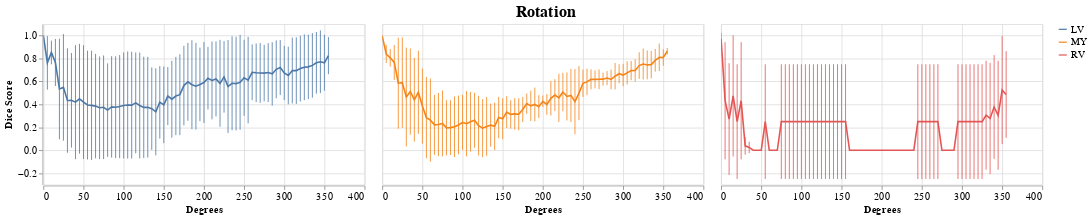
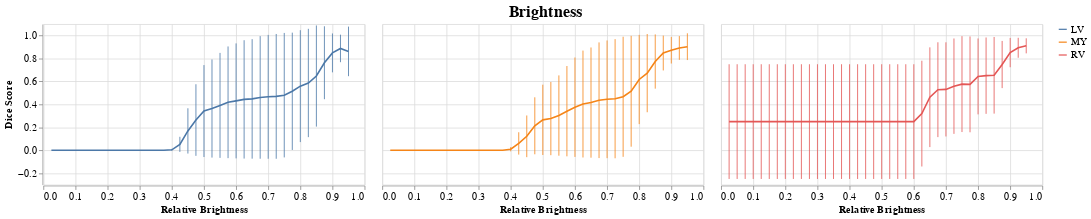
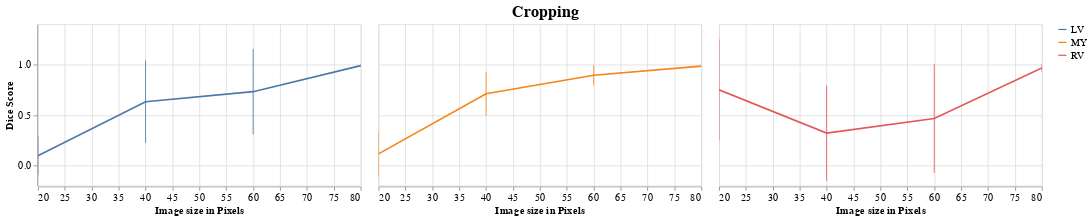
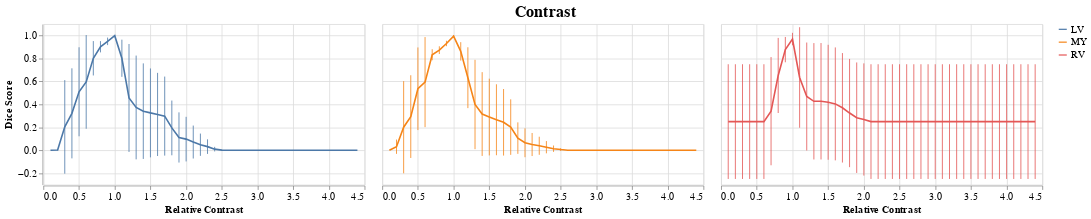

These figures' notebook cell, in order:
### Code cell
plots = plot_batch(results_with_truths, plot_avg_and_errorbars)

### Figure 1 — Vega-Lite specification as saved in the notebook (floating-point values rounded to 4 significant figures; data arrays with more than 128 entries replaced by an {"elided": "..."} marker saying what was removed)
{"config": {"view": {"continuousWidth": 400, "continuousHeight": 300}, "axisX": {"labelFontSize": 13, "titleFontSize": 13}, "axisY": {"labelFontSize": 13, "titleFontSize": 13}, "header": {"labelFontSize": 13, "labels": false, "title": null, "titleFontSize": 25}, "legend": {"labelFontSize": 13, "title": null}, "title": {"anchor": "middle", "fontSize": 20}}, "data": {"name": "data-b265c16c6df8af281fb5ed2e4ae1c3b5"}, "facet": {"column": {"field": "variable", "type": "nominal"}}, "spec": {"layer": [{"mark": "line", "encoding": {"color": {"field": "variable", "type": "nominal"}, "x": {"field": "Degrees", "type": "quantitative"}, "y": {"aggregate": "average", "field": "Dice Score", "type": "quantitative"}}, "height": 200, "selection": {"selector001": {"type": "interval", "bind": "scales", "encodings": ["x", "y"]}}, "width": 400}, {"mark": {"type": "errorbar", "extent": "stdev"}, "encoding": {"color": {"field": "variable", "type": "nominal"}, "x": {"field": "Degrees", "type": "quantitative"}, "y": {"field": "Dice Score", "type": "quantitative"}}}]}, "title": "Rotation", "$schema": "https://vega.github.io/schema/vega-lite/v4.17.0.json", "datasets": {"data-b265c16c6df8af281fb5ed2e4ae1c3b5": {"elided": "864 records"}}}

### Figure 2 — Vega-Lite specification as saved in the notebook (floating-point values rounded to 4 significant figures; data arrays with more than 128 entries replaced by an {"elided": "..."} marker saying what was removed)
{"config": {"view": {"continuousWidth": 400, "continuousHeight": 300}, "axisX": {"labelFontSize": 13, "titleFontSize": 13}, "axisY": {"labelFontSize": 13, "titleFontSize": 13}, "header": {"labelFontSize": 13, "labels": false, "title": null, "titleFontSize": 25}, "legend": {"labelFontSize": 13, "title": null}, "title": {"anchor": "middle", "fontSize": 20}}, "data": {"name": "data-3359a9c46a81742c03dda986305cfadc"}, "facet": {"column": {"field": "variable", "type": "nominal"}}, "spec": {"layer": [{"mark": "line", "encoding": {"color": {"field": "variable", "type": "nominal"}, "x": {"field": "Relative Brightness", "type": "quantitative"}, "y": {"aggregate": "average", "field": "Dice Score", "type": "quantitative"}}, "height": 200, "selection": {"selector002": {"type": "interval", "bind": "scales", "encodings": ["x", "y"]}}, "width": 400}, {"mark": {"type": "errorbar", "extent": "stdev"}, "encoding": {"color": {"field": "variable", "type": "nominal"}, "x": {"field": "Relative Brightness", "type": "quantitative"}, "y": {"field": "Dice Score", "type": "quantitative"}}}]}, "title": "Brightness", "$schema": "https://vega.github.io/schema/vega-lite/v4.17.0.json", "datasets": {"data-3359a9c46a81742c03dda986305cfadc": {"elided": "456 records"}}}

### Figure 3 — Vega-Lite specification as saved in the notebook (floating-point values rounded to 4 significant figures)
{"config": {"view": {"continuousWidth": 400, "continuousHeight": 300}, "axisX": {"labelFontSize": 13, "titleFontSize": 13}, "axisY": {"labelFontSize": 13, "titleFontSize": 13}, "header": {"labelFontSize": 13, "labels": false, "title": null, "titleFontSize": 25}, "legend": {"labelFontSize": 13, "title": null}, "title": {"anchor": "middle", "fontSize": 20}}, "data": {"name": "data-9f14f0d4f545ff81111a97fac923e9ef"}, "facet": {"column": {"field": "variable", "type": "nominal"}}, "spec": {"layer": [{"mark": "line", "encoding": {"color": {"field": "variable", "type": "nominal"}, "x": {"field": "Image size in Pixels", "type": "quantitative"}, "y": {"aggregate": "average", "field": "Dice Score", "type": "quantitative"}}, "height": 200, "selection": {"selector003": {"type": "interval", "bind": "scales", "encodings": ["x", "y"]}}, "width": 400}, {"mark": {"type": "errorbar", "extent": "stdev"}, "encoding": {"color": {"field": "variable", "type": "nominal"}, "x": {"field": "Image size in Pixels", "type": "quantitative"}, "y": {"field": "Dice Score", "type": "quantitative"}}}]}, "title": "Cropping", "$schema": "https://vega.github.io/schema/vega-lite/v4.17.0.json", "datasets": {"data-9f14f0d4f545ff81111a97fac923e9ef": [{"Image size in Pixels": 20, "variable": "LV", "Dice Score": 0.0}, {"Image size in Pixels": 40, "variable": "LV", "Dice Score": 0.8186}, {"Image size in Pixels": 60, "variable": "LV", "Dice Score": 0.9239}, {"Image size in Pixels": 80, "variable": "LV", "Dice Score": 0.9992}, {"Image size in Pixels": 20, "variable": "LV", "Dice Score": 0.3873}, {"Image size in Pixels": 40, "variable": "LV", "Dice Score": 0.8644}, {"Image size in Pixels": 60, "variable": "LV", "Dice Score": 0.9375}, {"Image size in Pixels": 80, "variable": "LV", "Dice Score": 0.9919}, {"Image size in Pixels": 20, "variable": "LV", "Dice Score": 0.0}, {"Image size in Pixels": 40, "variable": "LV", "Dice Score": 0.8246}, {"Image size in Pixels": 60, "variable": "LV", "Dice Score": 0.9682}, {"Image size in Pixels": 80, "variable": "LV", "Dice Score": 0.9979}, {"Image size in Pixels": 20, "variable": "LV", "Dice Score": 0.0}, {"Image size in Pixels": 40, "variable": "LV", "Dice Score": 0.0198}, {"Image size in Pixels": 60, "variable": "LV", "Dice Score": 0.09524}, {"Image size in Pixels": 80, "variable": "LV", "Dice Score": 0.97}, {"Image size in Pixels": 20, "variable": "MY", "Dice Score": 0.0}, {"Image size in Pixels": 40, "variable": "MY", "Dice Score": 0.86}, {"Image size in Pixels": 60, "variable": "MY", "Dice Score": 0.9695}, {"Image size in Pixels": 80, "variable": "MY", "Dice Score": 0.9865}, {"Image size in Pixels": 20, "variable": "MY", "Dice Score": 0.4573}, {"Image size in Pixels": 40, "variable": "MY", "Dice Score": 0.8372}, {"Image size in Pixels": 60, "variable": "MY", "Dice Score": 0.947}, {"Image size in Pixels": 80, "variable": "MY", "Dice Score": 0.9926}, {"Image size in Pixels": 20, "variable": "MY", "Dice Score": 0.0}, {"Image size in Pixels": 40, "variable": "MY", "Dice Score": 0.7522}, {"Image size in Pixels": 60, "variable": "MY", "Dice Score": 0.9127}, {"Image size in Pixels": 80, "variable": "MY", "Dice Score": 0.9895}, {"Image size in Pixels": 20, "variable": "MY", "Dice Score": 0.0}, {"Image size in Pixels": 40, "variable": "MY", "Dice Score": 0.3922}, {"Image size in Pixels": 60, "variable": "MY", "Dice Score": 0.7478}, {"Image size in Pixels": 80, "variable": "MY", "Dice Score": 0.9691}, {"Image size in Pixels": 20, "variable": "RV", "Dice Score": 0.0}, {"Image size in Pixels": 40, "variable": "RV", "Dice Score": 0.2812}, {"Image size in Pixels": 60, "variable": "RV", "Dice Score": 0.8598}, {"Image size in Pixels": 80, "variable": "RV", "Dice Score": 0.9245}, {"Image size in Pixels": 20, "variable": "RV", "Dice Score": 1.0}, {"Image size in Pixels": 40, "variable": "RV", "Dice Score": 0.0}, {"Image size in Pixels": 60, "variable": "RV", "Dice Score": 0.0}, {"Image size in Pixels": 80, "variable": "RV", "Dice Score": 0.9412}, {"Image size in Pixels": 20, "variable": "RV", "Dice Score": 1.0}, {"Image size in Pixels": 40, "variable": "RV", "Dice Score": 0.0}, {"Image size in Pixels": 60, "variable": "RV", "Dice Score": 0.0}, {"Image size in Pixels": 80, "variable": "RV", "Dice Score": 1.0}, {"Image size in Pixels": 20, "variable": "RV", "Dice Score": 1.0}, {"Image size in Pixels": 40, "variable": "RV", "Dice Score": 1.0}, {"Image size in Pixels": 60, "variable": "RV", "Dice Score": 1.0}, {"Image size in Pixels": 80, "variable": "RV", "Dice Score": 1.0}]}}

### Figure 4 — Vega-Lite specification as saved in the notebook (floating-point values rounded to 4 significant figures; data arrays with more than 128 entries replaced by an {"elided": "..."} marker saying what was removed)
{"config": {"view": {"continuousWidth": 400, "continuousHeight": 300}, "axisX": {"labelFontSize": 13, "titleFontSize": 13}, "axisY": {"labelFontSize": 13, "titleFontSize": 13}, "header": {"labelFontSize": 13, "labels": false, "title": null, "titleFontSize": 25}, "legend": {"labelFontSize": 13, "title": null}, "title": {"anchor": "middle", "fontSize": 20}}, "data": {"name": "data-057e4653c15949579a4eb92c272df69a"}, "facet": {"column": {"field": "variable", "type": "nominal"}}, "spec": {"layer": [{"mark": "line", "encoding": {"color": {"field": "variable", "type": "nominal"}, "x": {"field": "Relative Contrast", "type": "quantitative"}, "y": {"aggregate": "average", "field": "Dice Score", "type": "quantitative"}}, "height": 200, "selection": {"selector004": {"type": "interval", "bind": "scales", "encodings": ["x", "y"]}}, "width": 400}, {"mark": {"type": "errorbar", "extent": "stdev"}, "encoding": {"color": {"field": "variable", "type": "nominal"}, "x": {"field": "Relative Contrast", "type": "quantitative"}, "y": {"field": "Dice Score", "type": "quantitative"}}}]}, "title": "Contrast", "$schema": "https://vega.github.io/schema/vega-lite/v4.17.0.json", "datasets": {"data-057e4653c15949579a4eb92c272df69a": {"elided": "528 records"}}}
